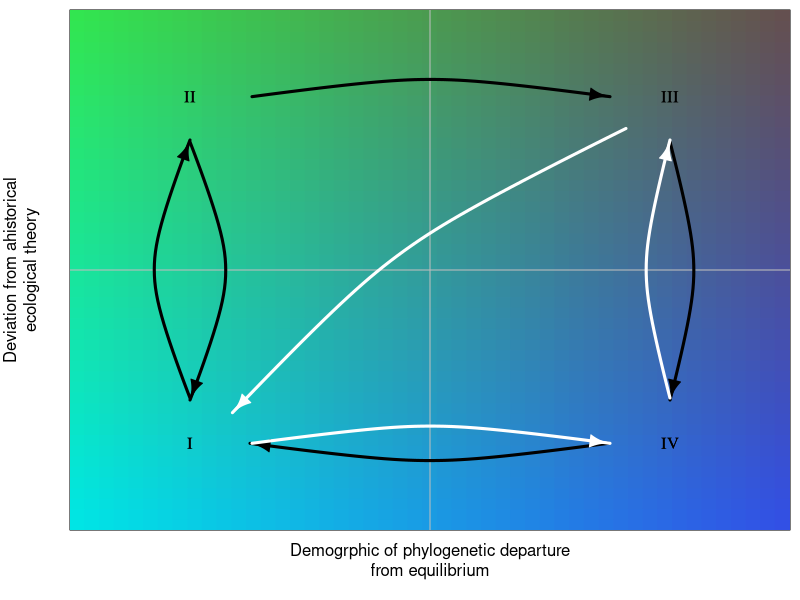
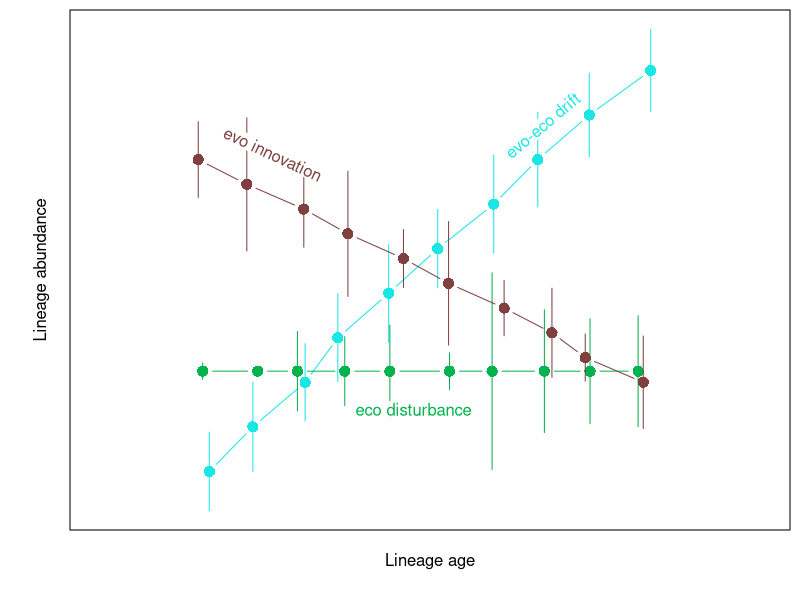

Generate these figures, in order, with R:
library(igraph)

## figure showing cycles of equilibrium and non-equilibrium

ncol <- 50
mm <- c(-1.5, 1.5)

zcol <- expand.grid(seq(0, 1, length.out = ncol), seq(0, 1, length.out = ncol))
zgrid <- expand.grid(seq(mm[1], mm[2], length.out = ncol), 
                     seq(mm[1], mm[2], length.out = ncol))
colz <- rgb(0.4*(rowSums(zcol)/2), 0.3+0.6*(1 - zcol[, 1]), 0.3+0.6*(1 - zcol[, 2]))

ecoCycle <- make_graph(c(1, 2, 2, 1, 2, 3, 3, 4, 4, 1), directed = TRUE)
evoCycle <- make_graph(c(1, 4, 4, 3, 3, 1), directed = TRUE)

pdf('ms/overleaf/fig_cycles.pdf', width = 4, height = 4)

par(mar = c(3, 3, 0, 0) + 0.5, mgp = c(1.5, 0, 0), xpd = FALSE)
plot(1, type = 'n', xlim = mm, ylim = mm, 
     xaxs = 'i', yaxs = 'i', axes = FALSE, frame.plot = TRUE,
     xlab = 'Demogrphic of phylogenetic departure\nfrom equilibrium', 
     ylab = 'Deviation from ahistorical\necological theory')

rect(xleft = zgrid[, 1], 
     xright = zgrid[, 1] + diff(par('usr')[1:2])/(ncol-1), 
     ybottom = zgrid[, 2], 
     ytop = zgrid[, 2] + diff(par('usr')[3:4])/(ncol-1), 
     col = colz, border = colz)

abline(h = mean(mm),v = mean(mm), col = 'gray')

plot(ecoCycle, 
     layout = matrix(c(1, 1, 1, 2, 2, 2, 2, 1), ncol = 2, byrow = TRUE), 
     vertex.size = 50, vertex.color = 'transparent', vertex.frame.color = 'transparent', 
     vertex.label = c('I', 'II', 'III', 'IV'), vertex.label.color = 'black', 
     edge.curved = c(0.3, 0.3, rep(0.2, 3)), edge.color = 'black', edge.width = 3,
     add = TRUE)

plot(evoCycle, 
     layout = matrix(c(1, 1, 1, 2, 2, 2, 2, 1), ncol = 2, byrow = TRUE), 
     vertex.size = 50, vertex.color = 'transparent', vertex.frame.color = 'transparent', 
     vertex.label = c('I', 'II', 'III', 'IV'), vertex.label.color = 'black', 
     edge.curved = c(0.2, 0.2, -0.2), edge.color = 'white', edge.width = 3,
     add = TRUE)

dev.off()


## figure showing age abundance relationship

pdf('ms/overleaf/fig_age-abund.pdf', width = 4, height = 4)

nlineage <- 10
y1 <- seq(1, 10, length.out = nlineage)
y2 <- rep(3.25, nlineage)
y3 <- seq(8, 3, length.out = nlineage)

y1sd <- abs(rnorm(nlineage, qpois(0.35, y1) - y1, sd = 0.1))
y2sd <- abs(rnorm(nlineage, 0))
y3sd <- abs(rnorm(nlineage, qpois(0.35, y3) - y3, sd = 0.1))

x <- seq(1, max(y1 + y1sd), length.out = nlineage)

col1 <- rgb(0.1, 0.9, 0.9)
col2 <- rgb(0, 0.7, 0.3)
col3 <- rgb(0.5, 0.25, 0.25)

par(mar = c(3, 3, 0, 0) + 0.5, mgp = c(1, 0.75, 0), xpd = FALSE)
with(data.frame(x = jitter(x)), 
     plot(x, y1, type = 'b', col = col1, pch = 16, 
          xlab = 'Lineage age', ylab = 'Lineage abundance', 
          axes = FALSE, frame.plot = TRUE, cex = 1.5, asp = 1, 
          ylim = range(y1 - y1sd, y1 + y1sd), 
          panel.first = {
              segments(x0 = x, y0 = y1-y1sd, y1 = y1+y1sd, col = col1)
          }))

with(data.frame(x = jitter(x)), {
    segments(x0 = x, y0 = y2-y2sd, y1 = y2+y2sd, col = col2)
    points(x, y2, col = col2, type = 'b', pch = 16, cex = 1.5)
})

with(data.frame(x = jitter(x)), {
    segments(x0 = x, y0 = y3-y3sd, y1 = y3+y3sd, col = col3)
    points(x, seq(8, 3, length.out = 10), col = col3, 
           type = 'b', pch = 16, cex = 1.5)
})

polygon(x = 8 + c(0, cos(pi*40/180) * strwidth('evo-eco drift'), 
                  cos(pi*40/180) * strwidth('evo-eco drift') + cos(pi*120/180) * 
                      strheight('evo-eco drift'), 
                  cos(pi*120/180) * strheight('evo-eco drift')), 
        y = 8 + c(0, sin(pi*40/180) * strwidth('evo-eco drift'), 
                  sin(pi*40/180) * strwidth('evo-eco drift') + sin(pi*120/180) * 
                      strheight('evo-eco drift'), 
                  sin(pi*120/180) * strheight('evo-eco drift')), 
        col = 'white', border = 'white', lwd = 3)

text('evo-eco drift', x = 8, y = 8, srt = 40, col = rgb(0.1, 0.9, 0.9), adj = c(0, 0))

rect(xleft = 4.5, xright = 4.5 + strwidth('eco disturbance'), 
     ybottom = 2.25, ytop = 2.25 + strheight('eco disturbance'), 
     col = 'white', border = 'white', lwd = 3)
text('eco disturbance', x = 4.5, y = 2.25, adj = c(0, 0), col = rgb(0, 0.7, 0.3))

polygon(x = 1.5 + c(0, cos(-pi*25/180) * strwidth('evo innovation'), 
                    cos(-pi*25/180) * strwidth('evo innovation') + cos(pi*65/180) * 
                        strheight('evo innovation'), 
                    cos(pi*65/180) * strheight('evo innovation')), 
        y = 8.5 + c(0, sin(-pi*25/180) * strwidth('evo innovation'), 
                    sin(-pi*25/180) * strwidth('evo innovation') + sin(pi*65/180) * 
                        strheight('evo innovation'), 
                    sin(pi*65/180) * strheight('evo innovation')), 
        col = 'white', border = 'white', lwd = 3)
text('evo innovation', x = 1.5, y = 8.5, adj = c(0, 0), col = rgb(0.5, 0.25, 0.25), 
     srt = -25)

dev.off()
